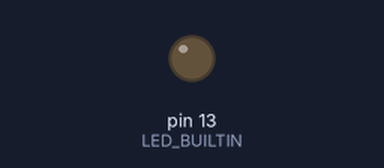
Recording of a sketch running on a simulated Arduino Uno, built with avr-gcc and run on an emulated ATmega328P. Shown: output pins drawn as LEDs (lit = HIGH). Dashed ring = blinking.

Above: at 0.5 s.
At 2.2 s:
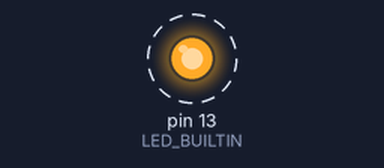
Timing chart, 0 to 3.0 s (numbered marks = the images above):
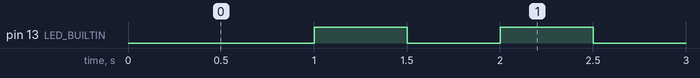

Measured:
- by itself, pin 13 (LED_BUILTIN): alternates HIGH for 0.50 s and LOW for 0.50 s

The sketch:

Blink_LED_Freq_DutyCycle.ino
```cpp
// Vyankatesh Ashtekar
// Blink LED with required frequency and duty cycle
// One can blink multiple LEDs together. Make new functions by renaming the variable "lastRisingEdgeTime2" to "lastRisingEdgeTimeN" for N LEDs
// Non-blocking code

void setup() {
  pinMode(LED_BUILTIN, OUTPUT);
}

void loop() {

  blinkLED1wFreq(1, 50, LED_BUILTIN);
}


void blinkLED1wFreq(float freq, float dutyCyclePercent, int pinNo) {

  if (freq < 1e-6)
    freq = 0.1;

  float timePeriod = (1 / freq) * 1000;  // convert to milliseconds
  float onPeriod = dutyCyclePercent * timePeriod / 100;

  static unsigned long lastRisingEdgeTime;

  if (millis() - lastRisingEdgeTime >= onPeriod) {
    digitalWrite(pinNo, 0);
  }

  if (millis() - lastRisingEdgeTime >= timePeriod) {
    digitalWrite(pinNo, 1);
    lastRisingEdgeTime += timePeriod;
  }
}

void blinkLED2wFreq(float freq, float dutyCyclePercent, int pinNo) {

  if (freq < 1e-6)
    freq = 0.1;

  float timePeriod = (1 / freq) * 1000;  // convert to milliseconds
  float onPeriod = dutyCyclePercent * timePeriod / 100;

  static unsigned long lastRisingEdgeTime2;

  if (millis() - lastRisingEdgeTime2 >= onPeriod) {
    digitalWrite(pinNo, 0);
  }

  if (millis() - lastRisingEdgeTime2 >= timePeriod) {
    digitalWrite(pinNo, 1);
    lastRisingEdgeTime2 += timePeriod;
  }
}
```
